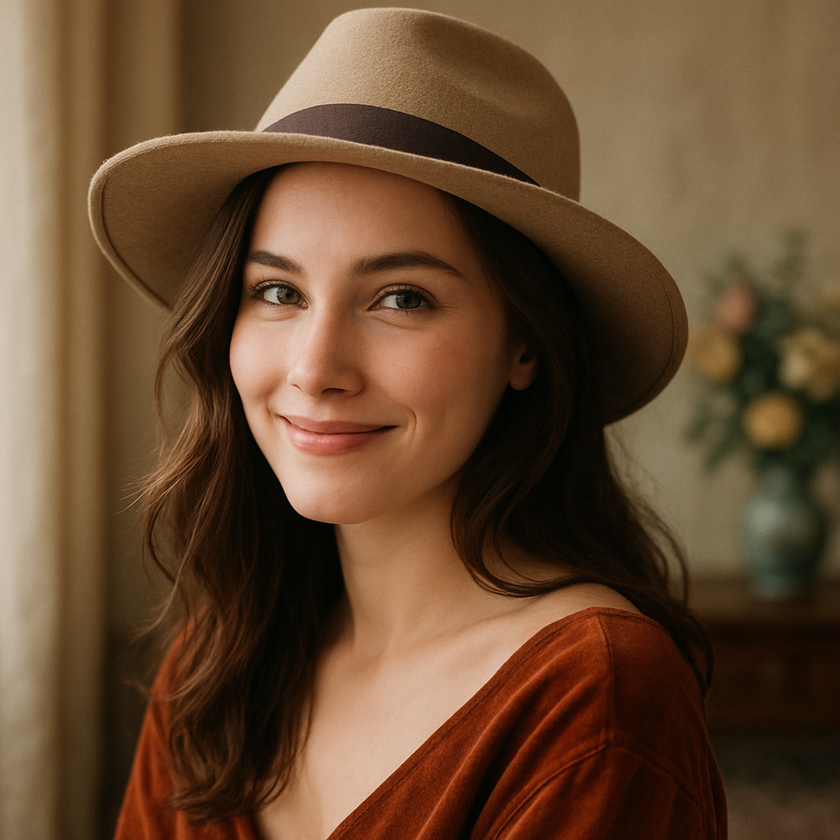
#> input picture lab2/data/woman.png, 840 x 840 px, shrunk from 1024 x 1024 before the run, found by its file name
$ python run_woman.py
#> lines starting #> are read from the running program, lines starting #| are printed output that depends on the picture
### lab2/src/pca.py
import numpy as np


class PCA:
    """
    自实现 PCA 类，用于降维和重建
    """

    def __init__(self, n_components: int):
        self.n_components = n_components
        self.mean_ = None
        self.components_ = None
        self.explained_variance_ = None

    def fit(self, X: np.ndarray):
        # 去中心化
        self.mean_ = np.mean(X, axis=0)
        X_centered = X - self.mean_
        # 协方差矩阵
        cov = np.dot(X_centered.T, X_centered) / (X_centered.shape[0] - 1)
        # SVD 分解
        U, S, _ = np.linalg.svd(cov)
        # 选取前 n_components
        self.components_ = U[:, : self.n_components]
        self.explained_variance_ = S[: self.n_components]
        return self

    def transform(self, X: np.ndarray) -> np.ndarray:
        X_centered = X - self.mean_
        return np.dot(X_centered, self.components_)

    def inverse_transform(self, Z: np.ndarray) -> np.ndarray:
        X_rec = np.dot(Z, self.components_.T) + self.mean_
        return X_rec

    def fit_transform(self, X: np.ndarray) -> np.ndarray:
        self.fit(X)
        return self.transform(X)

### lab2/src/run_woman.py
import os
import numpy as np
from PIL import Image
from pca import PCA


def compress_and_reconstruct_image(img_array: np.ndarray, k: int) -> np.ndarray:
    H, W, C = img_array.shape
    reconstructed = np.zeros_like(img_array, dtype=np.float64)

    # 对 R/G/B 三个通道分别处理
    for ch in range(C):
        channel = img_array[:, :, ch].astype(np.float64)
        pca = PCA(n_components=k)
        Z = pca.fit_transform(channel)  # shape=(H, k)
        rec_channel = pca.inverse_transform(Z)  # shape=(H, W)
        reconstructed[:, :, ch] = rec_channel

    # 裁剪并转换为 uint8
    reconstructed = np.clip(reconstructed, 0, 255).astype(np.uint8)
    return reconstructed


def main():
    img_path = os.path.join("data", "woman.png")
    out_dir = os.path.join("results", "PCA")
    os.makedirs(out_dir, exist_ok=True)

    # 原始图像
    img = Image.open(img_path).convert("RGB")
#> img is the input picture: PIL image 840x840 RGB; mean R, G, B 102.5, 73.9, 48.9
    img_array = np.array(img)
    orig_out = os.path.join(out_dir, "woman_original.jpg")
    img.save(orig_out)
    print(f"Saved original image to {orig_out}")

    # 对不同 k 值进行压缩重建
    for k in [10, 50, 100, 150]:
        rec = compress_and_reconstruct_image(img_array, k)
        rec_img = Image.fromarray(rec)
        out_path = os.path.join(out_dir, f"recovered_woman_top_{k}.jpg")
        rec_img.save(out_path)
        print(f"Saved reconstructed image with k={k} to {out_path}")
#> this loop made 4 passes
#> pass 1, in main, `rec = compress_and_reconstruct_image(img_array, k)`:
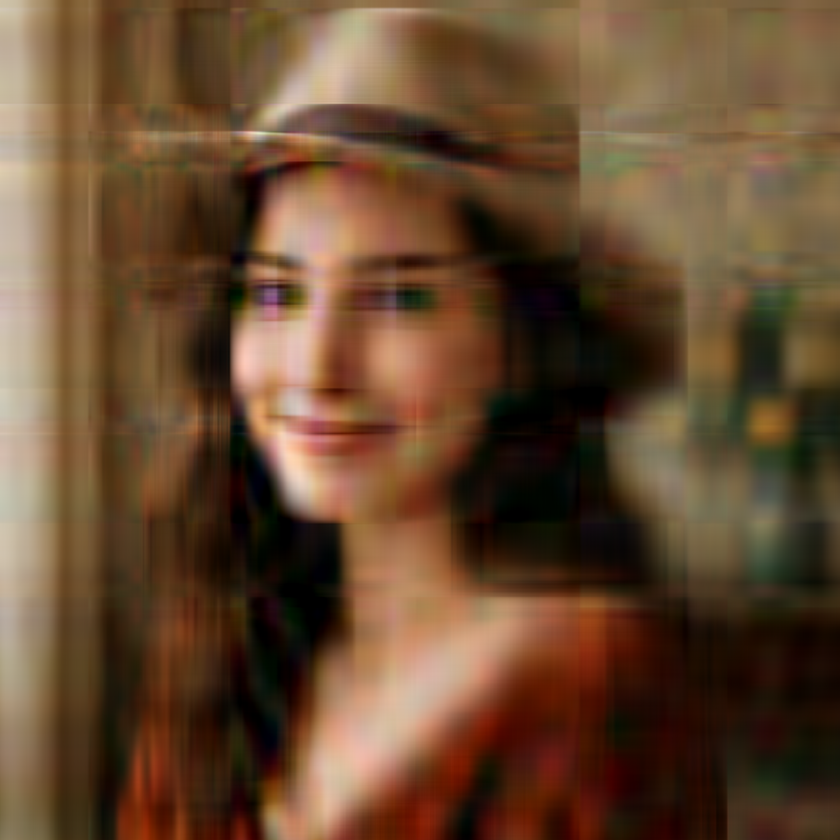
#> rec: shape (840, 840, 3); mean R, G, B 102.1, 73.5, 48.6


if __name__ == "__main__":
    main()
